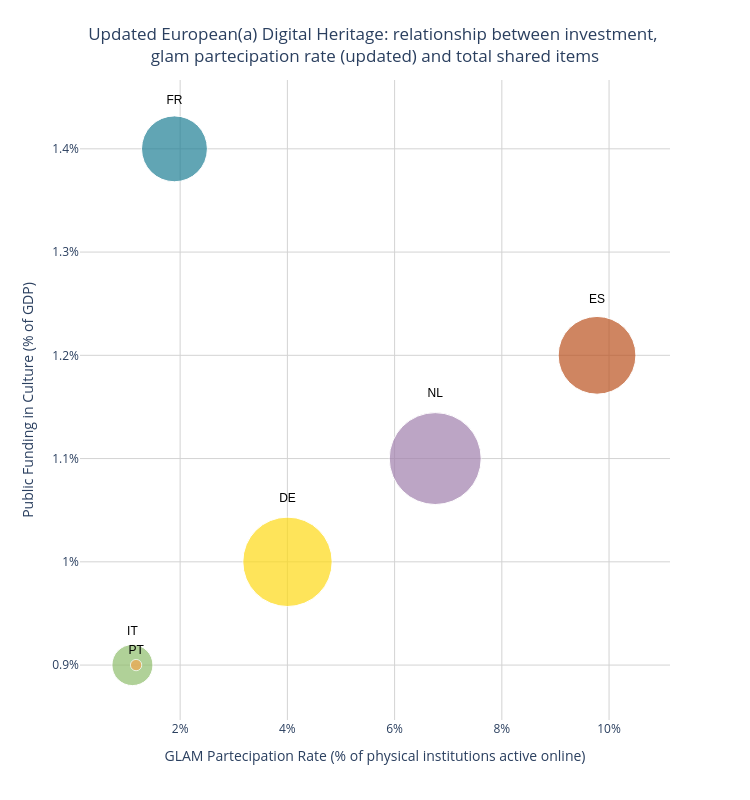

The code cell stored with this chart in its notebook:
### Markdown cell above
#### Updating Visualization RsQ03
**Sensitivity Override**: To test metric stability against crowdsourced semantic graph under-sampling, the Wikidata baseline for Portugal (`PT`) is replaced with official administrative census data manually collected from INE, recording the most recent numerical data of  museums, libraries and galleries (`portugal_glam_census.csv`, $N=3,395$). The X-axis spatial grid (`range=[-0.5, 12.5]`) is locked across both charts to visually isolate the mathematical impact of the denominator override.

### Code cell
# Update with data from portugal GLAM census
df_ine = pd.read_csv('data/csv/portugal_glam_census.csv')
pt_real_glam_total = df_ine['Value'].sum()
df_final.loc[df_final['iso_code'] == 'PT', 'glam_count_wikidata'] = pt_real_glam_total

df_final['partecipation_rate_glam'] = (df_final['europeana_providers'] / df_final['glam_count_wikidata']) * 100

fig3 = px.scatter(
    df_final,
    x="partecipation_rate_glam",
    y="culture_expenditure_gpd_2022",
    size="europeana_total",
    color="iso_code",
    color_discrete_map=COUNTRY_COLORS_ISO,
    text="iso_code",
    hover_name="name_en",
    hover_data={
        "europeana_total": ":,",
        "partecipation_rate_glam": ":.2f",
        "culture_expenditure_gpd_2022": ":.2f%",
        "iso_code": False
    },
    title="Updated European(a) Digital Heritage: relationship between investment, <br> glam partecipation rate (updated) and total shared items </br>",
    labels={
        "partecipation_rate_glam": "GLAM Partecipation Rate (% of physical institutions active online)",
        "culture_expenditure_gpd_2022": "Public Funding in Culture (% of GDP)",
        "europeana_total": "Total Objects in Europeana",
    },
    size_max=65
)

fig3.update_layout(
    title_x=0.5,
    template="plotly_white",
    height=800,
    width=750,
    showlegend=False,
    margin=dict(t=80),
    xaxis=dict(
        showgrid=True,
        gridcolor="lightgray",
        ticksuffix="%"
    ),
    yaxis=dict(
        showgrid=True,
        gridcolor="lightgray",
        ticksuffix="%"
    )
)

fig3.update_traces(
    textposition="top center",
    textfont=dict(size=12, family="sans-serif", color="black")
)

fig3.show()

### Figure 1 — Plotly figure (JSON) as saved in the notebook; plotly's stock layout.template omitted (floating-point values rounded to 4 significant figures)
{"data": [{"customdata": [[1832376, "IT"]], "hovertemplate": "<b>%{hovertext}</b><br><br>GLAM Partecipation Rate (% of physical institutions active online)=%{x:.2f}<br>Public Funding in Culture (% of GDP)=%{y:.2f%}<br>Total Objects in Europeana=%{customdata[0]:,}<extra></extra>", "hovertext": ["Italy"], "legendgroup": "IT", "marker": {"color": "#90BE6D", "size": [1832376], "sizemode": "area", "sizeref": 2179.0, "symbol": "circle"}, "mode": "markers+text", "name": "IT", "orientation": "v", "showlegend": true, "text": ["IT"], "textfont": {"color": "black", "family": "sans-serif", "size": 12}, "textposition": "top center", "type": "scatter", "x": [1.11], "xaxis": "x", "y": [0.9], "yaxis": "y"}, {"customdata": [[8701240, "DE"]], "hovertemplate": "<b>%{hovertext}</b><br><br>GLAM Partecipation Rate (% of physical institutions active online)=%{x:.2f}<br>Public Funding in Culture (% of GDP)=%{y:.2f%}<br>Total Objects in Europeana=%{customdata[0]:,}<extra></extra>", "hovertext": ["Germany"], "legendgroup": "DE", "marker": {"color": "#feda15", "size": [8701240], "sizemode": "area", "sizeref": 2179.0, "symbol": "circle"}, "mode": "markers+text", "name": "DE", "orientation": "v", "showlegend": true, "text": ["DE"], "textfont": {"color": "black", "family": "sans-serif", "size": 12}, "textposition": "top center", "type": "scatter", "x": [4.002], "xaxis": "x", "y": [1.0], "yaxis": "y"}, {"customdata": [[9204845, "NL"]], "hovertemplate": "<b>%{hovertext}</b><br><br>GLAM Partecipation Rate (% of physical institutions active online)=%{x:.2f}<br>Public Funding in Culture (% of GDP)=%{y:.2f%}<br>Total Objects in Europeana=%{customdata[0]:,}<extra></extra>", "hovertext": ["Netherlands"], "legendgroup": "NL", "marker": {"color": "#a180ad", "size": [9204845], "sizemode": "area", "sizeref": 2179.0, "symbol": "circle"}, "mode": "markers+text", "name": "NL", "orientation": "v", "showlegend": true, "text": ["NL"], "textfont": {"color": "black", "family": "sans-serif", "size": 12}, "textposition": "top center", "type": "scatter", "x": [6.758], "xaxis": "x", "y": [1.1], "yaxis": "y"}, {"customdata": [[139858, "PT"]], "hovertemplate": "<b>%{hovertext}</b><br><br>GLAM Partecipation Rate (% of physical institutions active online)=%{x:.2f}<br>Public Funding in Culture (% of GDP)=%{y:.2f%}<br>Total Objects in Europeana=%{customdata[0]:,}<extra></extra>", "hovertext": ["Portugal"], "legendgroup": "PT", "marker": {"color": "#f4a64e", "size": [139858], "sizemode": "area", "sizeref": 2179.0, "symbol": "circle"}, "mode": "markers+text", "name": "PT", "orientation": "v", "showlegend": true, "text": ["PT"], "textfont": {"color": "black", "family": "sans-serif", "size": 12}, "textposition": "top center", "type": "scatter", "x": [1.178], "xaxis": "x", "y": [0.9], "yaxis": "y"}, {"customdata": [[6581724, "ES"]], "hovertemplate": "<b>%{hovertext}</b><br><br>GLAM Partecipation Rate (% of physical institutions active online)=%{x:.2f}<br>Public Funding in Culture (% of GDP)=%{y:.2f%}<br>Total Objects in Europeana=%{customdata[0]:,}<extra></extra>", "hovertext": ["Spain"], "legendgroup": "ES", "marker": {"color": "#bb521f", "size": [6581724], "sizemode": "area", "sizeref": 2179.0, "symbol": "circle"}, "mode": "markers+text", "name": "ES", "orientation": "v", "showlegend": true, "text": ["ES"], "textfont": {"color": "black", "family": "sans-serif", "size": 12}, "textposition": "top center", "type": "scatter", "x": [9.776], "xaxis": "x", "y": [1.2], "yaxis": "y"}, {"customdata": [[4724898, "FR"]], "hovertemplate": "<b>%{hovertext}</b><br><br>GLAM Partecipation Rate (% of physical institutions active online)=%{x:.2f}<br>Public Funding in Culture (% of GDP)=%{y:.2f%}<br>Total Objects in Europeana=%{customdata[0]:,}<extra></extra>", "hovertext": ["France"], "legendgroup": "FR", "marker": {"color": "#1f7f95", "size": [4724898], "sizemode": "area", "sizeref": 2179.0, "symbol": "circle"}, "mode": "markers+text", "name": "FR", "orientation": "v", "showlegend": true, "text": ["FR"], "textfont": {"color": "black", "family": "sans-serif", "size": 12}, "textposition": "top center", "type": "scatter", "x": [1.894], "xaxis": "x", "y": [1.4], "yaxis": "y"}], "layout": {"height": 800, "legend": {"itemsizing": "constant", "title": {"text": "iso_code"}, "tracegroupgap": 0}, "margin": {"t": 80}, "showlegend": false, "title": {"text": "Updated European(a) Digital Heritage: relationship between investment, <br> glam partecipation rate (updated) and total shared items </br>", "x": 0.5}, "width": 750, "xaxis": {"anchor": "y", "domain": [0, 1], "gridcolor": "lightgray", "showgrid": true, "ticksuffix": "%", "title": {"text": "GLAM Partecipation Rate (% of physical institutions active online)"}}, "yaxis": {"anchor": "x", "domain": [0, 1], "gridcolor": "lightgray", "showgrid": true, "ticksuffix": "%", "title": {"text": "Public Funding in Culture (% of GDP)"}}}}
